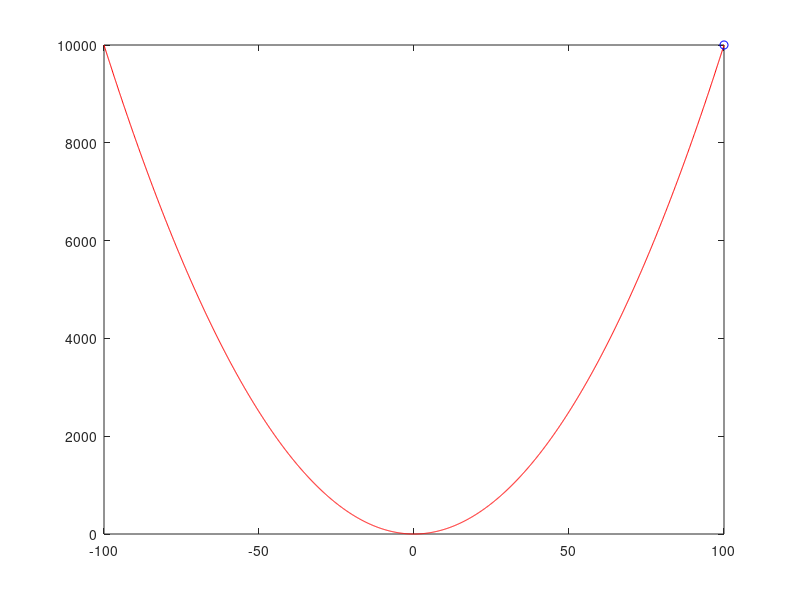
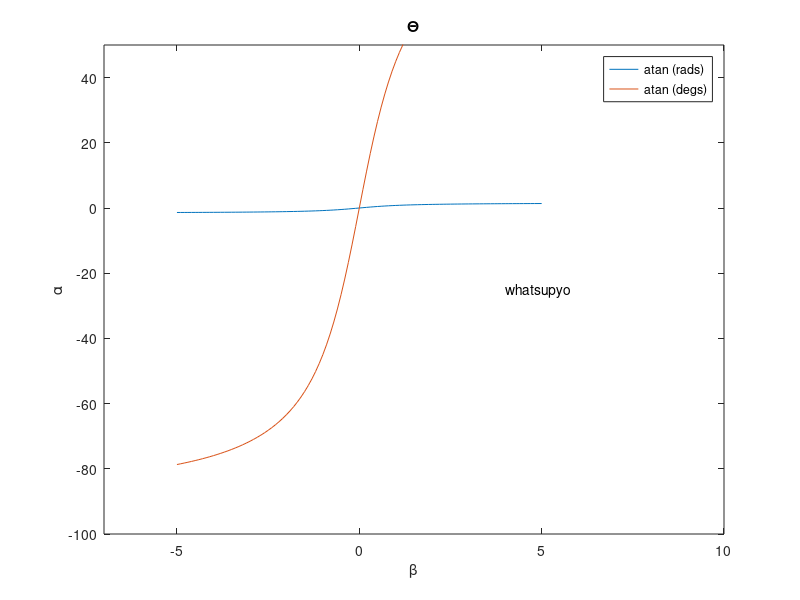
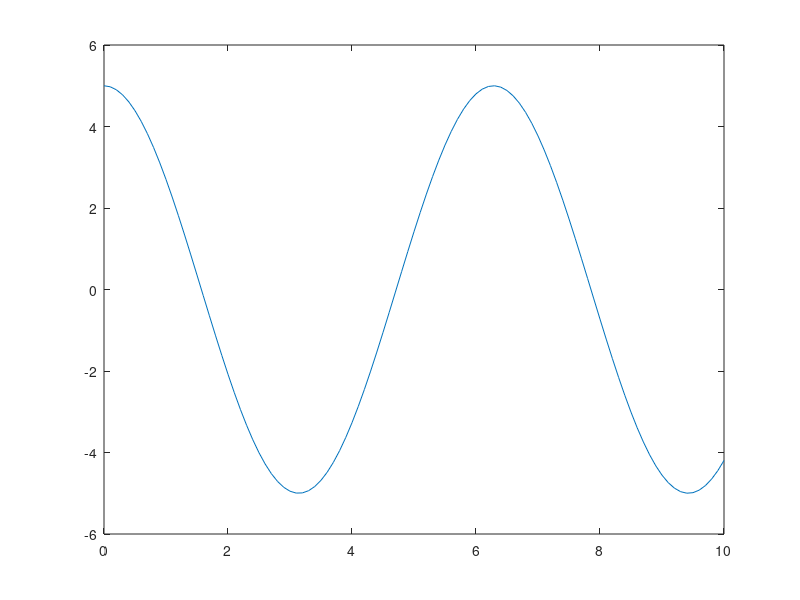

Here is the MATLAB script that generated these plots, in order: (Note: this script raises an error after producing the figures.)
%% Basic Plot Functions
clc
clear
x = 0:0.1:10
y = sin(x)
z = 5*cos(x)

plot(x,y)  % y vs. x
plotyy(x,y,x,z)  % y vs. x, z vs. x (separate y axis)
plot(x,y,x,z)  % same, but with same y axis

plot(x,y,':rx', x,z, '-.g*') 
xlabel('x data')
ylabel('y data')
title('title')
grid on
pause(5)  % 5 sec pause
pause % until the user presses a key
grid off

%% Basic Plot Function II

a = -100:0.1:100
b = a.^2 % .^ = element by element operation
c = a.^3

figure(1) % creates a figure numbered 1
comet(a,b) % makes an animation

figure(2) % figure 2
plot(a,b) 
hold on
plot(a,c)
hold off

figure(5)
figure  % next available number... 3
plot(x,z)

figure(2) % activate... bring up front
pause(2)
clf % clears the content of a figure
close % closes the current figure

close all %close all figures

%% Anotating Plots
clc
x = -5:0.1:5
y = atan(x)
z = atand(x)

plot(x,y,x,z)
title('\Theta') %latex
xlabel('\beta')
ylabel('\alpha')

% legend('atan (rads)', 'atan (degs)')    % as many entries as lines
% legend('atan (rads)', 'atan (degs)', 'location', 'southeast') % move legend
    
legend('atan (rads)', 'atan (degs)', ...
        'location', 'best')    

axis([-7,10,-100,50])  %([xmin,xmax,ymin,ymax])

text(4,-25, 'whatsupyo') % (x coordinate,y coordinate)

gtext('heyyyy') % graphically

%% Stats plot
clc
x = -5:5
y = 1:5
z = 10*randn(1,1000)

bar(x) %2d vertical bar graph
barh(x)  %2d horizontal bar
bar3(x) %3d bar graph
bar3h(x) %3d horizontal bar

pie(y) %2d pie graph
pie3(y) %3d pie graph

histogram(z)  %frequency distribution
histogram(z,100) % 100 bars

%% Logarithmic Plots

a = 0:0.5:25
b = exp(a)

figure(2)
semilogx(a,b) %log(a), normal b 
figure(3)
semilogy(a,b) %normal a, log(b)
figure(4)
loglog(a,b) %log(a), log(b)

%% Simple 3d plot

x = 0:0.01:10
y = sin(x)
z = cos(x)

plot3(x,y,z)  %3d plot
grid on
comet3(x,y,z) %smaller the step, slower the comet
grid on

